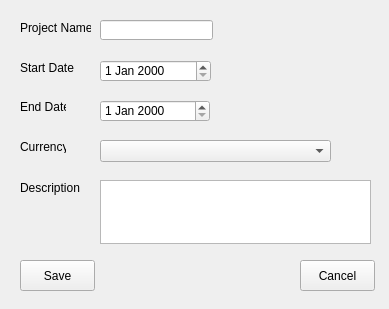
<?xml version="1.0" encoding="UTF-8"?>
<ui version="4.0">
 <class>NewProject</class>
 <widget class="QWidget" name="NewProject">
  <property name="geometry">
   <rect>
    <x>0</x>
    <y>0</y>
    <width>389</width>
    <height>309</height>
   </rect>
  </property>
  <property name="minimumSize">
   <size>
    <width>389</width>
    <height>309</height>
   </size>
  </property>
  <property name="windowTitle">
   <string>Create Project</string>
  </property>
  <widget class="QPushButton" name="cmdSave">
   <property name="geometry">
    <rect>
     <x>20</x>
     <y>260</y>
     <width>75</width>
     <height>31</height>
    </rect>
   </property>
   <property name="text">
    <string>Save</string>
   </property>
  </widget>
  <widget class="QPushButton" name="cmdCancel">
   <property name="geometry">
    <rect>
     <x>300</x>
     <y>260</y>
     <width>75</width>
     <height>31</height>
    </rect>
   </property>
   <property name="text">
    <string>Cancel</string>
   </property>
  </widget>
  <widget class="QLineEdit" name="txtProjectName">
   <property name="geometry">
    <rect>
     <x>100</x>
     <y>20</y>
     <width>113</width>
     <height>20</height>
    </rect>
   </property>
  </widget>
  <widget class="QLabel" name="label_2">
   <property name="geometry">
    <rect>
     <x>20</x>
     <y>20</y>
     <width>71</width>
     <height>16</height>
    </rect>
   </property>
   <property name="text">
    <string>Project Name</string>
   </property>
  </widget>
  <widget class="QLabel" name="label_3">
   <property name="geometry">
    <rect>
     <x>20</x>
     <y>60</y>
     <width>61</width>
     <height>16</height>
    </rect>
   </property>
   <property name="text">
    <string>Start Date</string>
   </property>
  </widget>
  <widget class="QDateEdit" name="dtpStartDate">
   <property name="geometry">
    <rect>
     <x>100</x>
     <y>60</y>
     <width>111</width>
     <height>22</height>
    </rect>
   </property>
  </widget>
  <widget class="QLabel" name="label_4">
   <property name="geometry">
    <rect>
     <x>20</x>
     <y>100</y>
     <width>46</width>
     <height>13</height>
    </rect>
   </property>
   <property name="text">
    <string>End Date</string>
   </property>
  </widget>
  <widget class="QDateEdit" name="dtpEndDate">
   <property name="geometry">
    <rect>
     <x>100</x>
     <y>100</y>
     <width>110</width>
     <height>22</height>
    </rect>
   </property>
  </widget>
  <widget class="QLabel" name="label_5">
   <property name="geometry">
    <rect>
     <x>20</x>
     <y>180</y>
     <width>61</width>
     <height>16</height>
    </rect>
   </property>
   <property name="text">
    <string>Description</string>
   </property>
  </widget>
  <widget class="QTextEdit" name="txtDescription">
   <property name="geometry">
    <rect>
     <x>100</x>
     <y>180</y>
     <width>271</width>
     <height>64</height>
    </rect>
   </property>
  </widget>
  <widget class="QLabel" name="label_6">
   <property name="geometry">
    <rect>
     <x>20</x>
     <y>140</y>
     <width>46</width>
     <height>13</height>
    </rect>
   </property>
   <property name="text">
    <string>Currency</string>
   </property>
  </widget>
  <widget class="QComboBox" name="cmbCurrency">
   <property name="geometry">
    <rect>
     <x>100</x>
     <y>140</y>
     <width>231</width>
     <height>22</height>
    </rect>
   </property>
  </widget>
 </widget>
 <tabstops>
  <tabstop>txtProjectName</tabstop>
  <tabstop>dtpStartDate</tabstop>
  <tabstop>dtpEndDate</tabstop>
  <tabstop>cmbCurrency</tabstop>
  <tabstop>txtDescription</tabstop>
  <tabstop>cmdSave</tabstop>
  <tabstop>cmdCancel</tabstop>
 </tabstops>
 <resources/>
 <connections>
  <connection>
   <sender>cmdSave</sender>
   <signal>clicked()</signal>
   <receiver>NewProject</receiver>
   <slot>saveProject()</slot>
   <hints>
    <hint type="sourcelabel">
     <x>89</x>
     <y>269</y>
    </hint>
    <hint type="destinationlabel">
     <x>204</x>
     <y>268</y>
    </hint>
   </hints>
  </connection>
  <connection>
   <sender>cmdCancel</sender>
   <signal>clicked()</signal>
   <receiver>NewProject</receiver>
   <slot>mdiClose()</slot>
   <hints>
    <hint type="sourcelabel">
     <x>326</x>
     <y>278</y>
    </hint>
    <hint type="destinationlabel">
     <x>260</x>
     <y>284</y>
    </hint>
   </hints>
  </connection>
 </connections>
 <slots>
  <slot>saveProject()</slot>
  <slot>mdiClose()</slot>
 </slots>
</ui>
